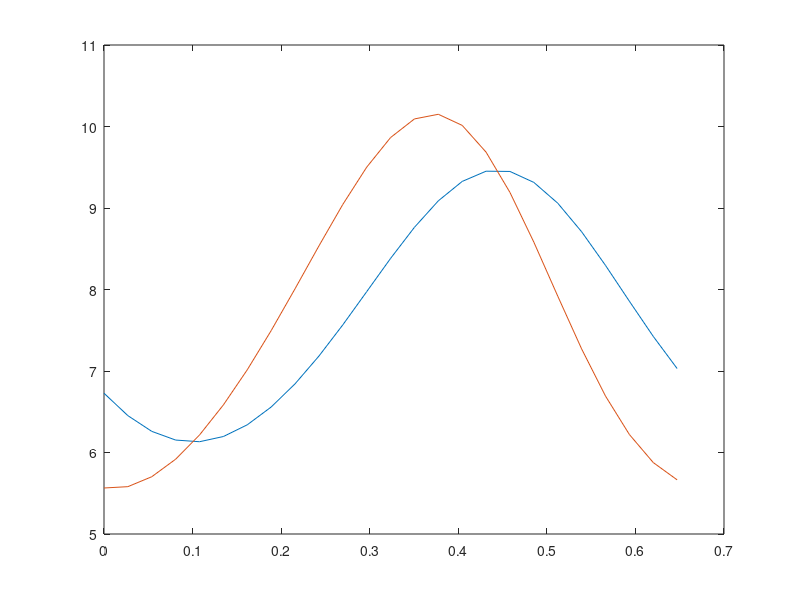

The MATLAB script that drew this image:
sigma=10;
b=8/3;
r=24;

c=sqrt(b*(r-1));
x=c;
y=c;
z=r-1;

% x=0;
% y=0;
% z=0;

J=[-sigma, sigma,0;r-z,-1,-x;y,x,-b];

[v,u]=eig(J);
u=diag(u);

u
v
evc=real(v(:,2));
% alpha=5;
% a0=5; a1=6;
% alpha=(a0+a1)/2;
alpha=   5.906250000000000
% 
a=alpha
x=x+alpha*evc(1);
y=y+alpha*evc(2);
z=z+alpha*evc(3);
%% ti
lorenz = @(t,x) [sigma*(x(2)-x(1));r*x(1)-1*x(1)*x(3)-x(2);x(1)*x(2)-(b)*x(3)];    % Anonymous Function
% [T,X] = ode45(lorenz, [0 1.5586], [-6.2262, -11.0027,13.0515]);
[T,X] = ode45(lorenz, [0 100], [x,y,z]);
close all; plot(T,X); grid on; grid minor;

%% analysis
z=fft(X(:,3));
f=0:1/T(end):1/mean(diff(T));
% close all; plot(f(2:end),abs(z(2:end))); grid on; grid minor; 
close all; semilogy(f(2:end),abs(z(2:end))); grid on; grid minor; 
[a,d]=max(abs(z(2:end)));
per=1/f(d+1)
%%
close all; plot3(X(end-round(per/mean(diff(T))*2):end,1),X(end-round(per/mean(diff(T))*2):end,2),X(end-round(per/mean(diff(T))*2):end,3))
np=per/mean(diff(T))
%% gen of upo data
% np=20;
np=np+1
lorenz = @(t,x) [sigma*(x(2)-x(1));r*x(1)-1*x(1)*x(3)-x(2);x(1)*x(2)-(b)*x(3)];    % Anonymous Function
% [T,X] = ode45(lorenz, [0 1.5586], [-6.2262, -11.0027,13.0515]);
[T,X] = ode45(lorenz, [0:per/np:per], [X(end,1),X(end,2),X(end,3)]);
close all; plot(mod(T,per),X(:,1:2)); 
%%
% U=[];
% R=[];
% 
% for r=0.1:0.1:4
% J=[-sigma, sigma,0;r-z,-1,-x;y,x,-b];
% 
% [v,u]=eig(J);
% u=diag(u);
% 
% U=[U,u];
% R=[R,r];
% end
% 
% plot(R,U')
